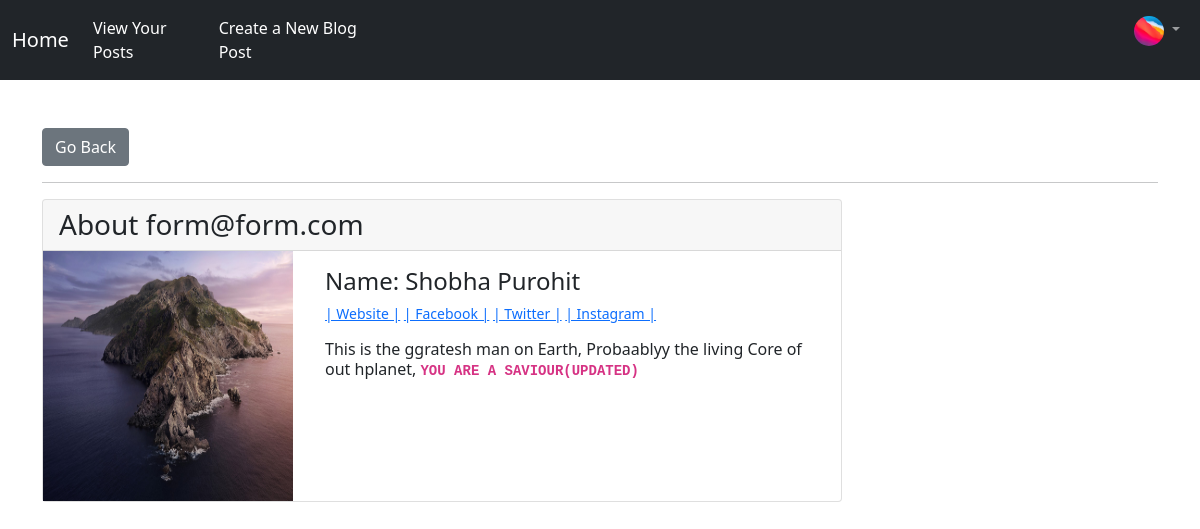
/2/show/ (signed in), run on the app's committed database.
### yapp/models.py (models this page shows)
class Profile(models.Model):
    user = models.OneToOneField(User, on_delete=models.CASCADE, null=True, blank=True)
    pic = models.ImageField(null=True, blank=True, upload_to='images/profile/')
    website_url = models.URLField(null=True, blank=True)
    twitter_url = models.URLField(null=True, blank=True)
    instagram_url = models.URLField(null=True, blank=True)
    facebook_url = models.URLField(null=True, blank=True)
    body = RichTextField(null=True, blank=True)
    def __str__(self):
        return str(self.user)

### members/views.py (the view)
# urls.py: path('<int:pk>/show/', BlogUserShowProfilePageView.as_view(), name='show_profile_page'),
class BlogUserShowProfilePageView(DetailView):
	model = Profile
	template_name = 'show_profile.html'
	def get_context_data(self, *args, **kwargs):
		users = Profile.objects.all()
		context = super(BlogUserShowProfilePageView, self).get_context_data(*args, **kwargs)
		page_user = get_object_or_404(Profile, id=self.kwargs['pk'])
		context['page_user'] = page_user
		return context

### members/templates/show_profile.html
{% extends 'base.html' %}
{% load static %}
{% block content %}
<a href="{% url 'index' %}" class="btn btn-secondary">Go Back</a><br><hr>
<div class="card mb-3"  style="max-width: 800px;">
	<h3 class="card-header">About {{ page_user }}</h3>
	<div class="row g-0">
	  <div class="col-md-4">
		{% if page_user.pic %}
		<img src="{{ page_user.pic.url }}" width=250, height=250 class="">
		{% else %}
		<img src="{% static 'yapp\images\user_profile_default_2.png' %}" width=250, height=250>
		{% endif %}
	  </div>
	  <div class="col-md-8">
		<div class="card-body">
			<h4 class="card-title">Name: {{ page_user.user.first_name }} {{ page_user.user.last_name }}</h4>
			<p class="small text-muted">
				{% if page_user.website_url %}
				<a href="{{ page_user.website_url }}">| Website |</a>
				{% endif %}
				{% if page_user.facebook_url %}
				<a href="{{ page_user.facebook_url }}">| Facebook |</a>
				{% endif %}
				{% if page_user.twitter_url %}
				<a href="{{ page_user.twitter_url }}">| Twitter |</a>
				{% endif %}
				{% if page_user.instagram_url %}
				<a href="{{ page_user.instagram_url }}">| Instagram |</a>
				{% endif %}
			</p>
		  {% if page_user.body %}
		  <h6><p class="card-text">{{ page_user.body|safe }}</p></h6>
          {% else %}
          <h6><p class="card-text">Not Entered any Description....</h6>
        {% endif %}
		</div>
	  </div>
	</div>
  </div>
  {% endblock %}

### yapp/templates/base.html (shortened to what this page needs)
{% load static %}
<!doctype html>
<html lang="en">
  <head>
    <link href="https://cdn.jsdelivr.net/npm/bootstrap@5.0.0-beta3/dist/css/bootstrap.min.css" rel="stylesheet">
  </head>
  <body>
        <nav class="navbar navbar-expand-lg navbar-dark bg-dark">
            <div class="container-fluid">
              <a class="navbar-brand" href="{% url 'index' %}">Home</a>
              <div class="collapse navbar-collapse" id="navbarSupportedContent">
                <ul class="navbar-nav me-auto mb-2 mb-lg-0">
                  {% if user.is_authenticated %}
                  <li class="nav-item">
                    <a class="nav-link active" aria-current="page" href="{% url 'user' %}">View Your Posts</a>
                  </li>
                  <li class="nav-item">
                    <a class="nav-link active" aria-current="page" href="{% url 'create' %}">Create a New Blog Post</a>
                  </li>
                <ul><ul><ul><ul><ul><ul><ul><ul><ul><ul><ul><ul><ul><ul><ul><ul><ul><ul><ul><ul><ul><ul><ul>
                  <li class="nav-item dropdown">
                    <a class="nav-link dropdown-toggle" href="#" id="navbarDropdown" role="button" data-bs-toggle="dropdown" aria-expanded="false">
                      {% if request.user.profile.pic %}<img src="{{request.user.profile.pic.url}}" height="30" width="30" class="rounded-circle">
                      {% else %} <img src="{% static 'yapp\images\user_profile_default_2.png' %}" height="30" width="30" class="rounded-circle">{% endif %}
                    </a>
                  </li>
                  {% endif %}
              </div>
            </div>
          </nav>
          <div class="container">
        <br><br>
    {% block content %}
    {% endblock %}
    </div>
  </body>
</html>

### data on the page
Profile: user.username "form@form.com", pic (picture), user.first_name "Shobha", user.last_name "Purohit", body "This is the ggratesh man on Earth, Probaablyy the living Core of out hplanet, YOU ARE A SAVIOUR(UPDATED)"
